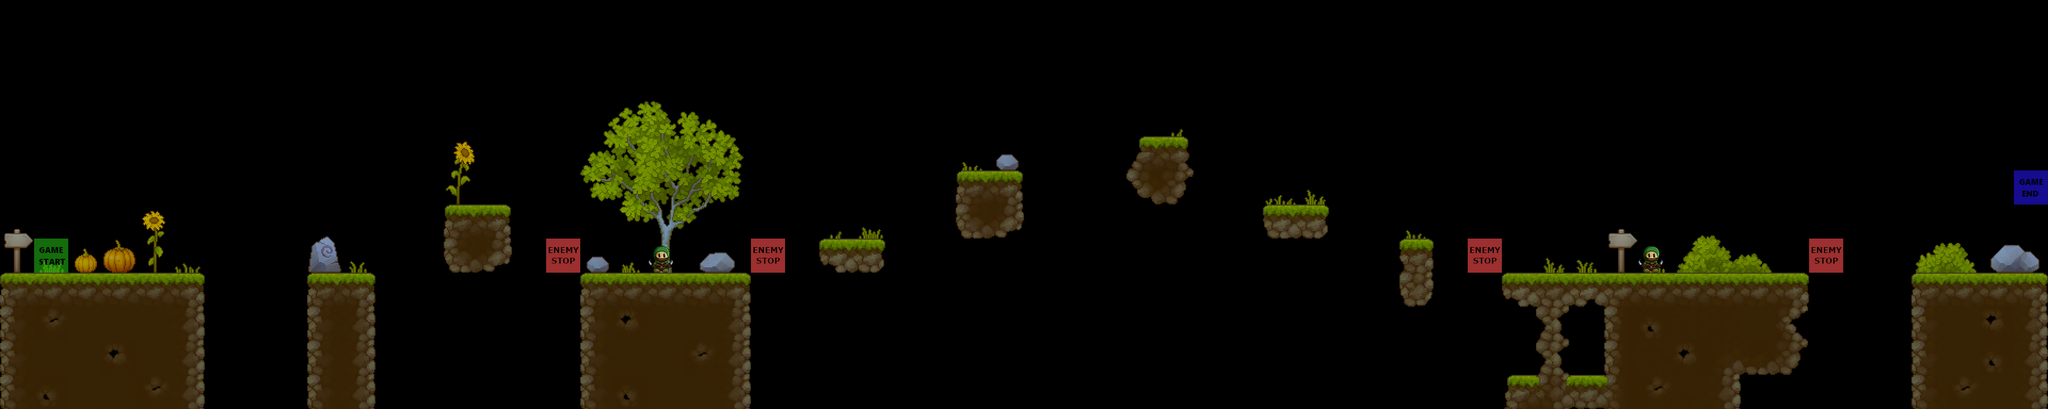

Tiled map render using the project's own tile images. Description and the map definition, with tile-layer contents summarised, below:
An orthogonal 60x12 tile map with 64x64 px tiles, 5 tile layers (decorations, terrain, enemies, constraints, ...), 4 tilesets.

<map version="1.10" tiledversion="1.10.2" orientation="orthogonal" renderorder="right-down" width="60" height="12" tilewidth="64" tileheight="64" infinite="0" nextlayerid="7" nextobjectid="1">
 <editorsettings>
  <export target="level_0..csv" format="csv" />
 </editorsettings>
 <tileset firstgid="1" source="../../graphics/tiles/ground_tilesheet.tsx" />
 <tileset firstgid="257" source="../../graphics/tiles/decorations_tileshseet.tsx" />
 <tileset firstgid="1281" source="../../graphics/tiles/player_setup/player_setup.tsx" />
 <tileset firstgid="1283" source="../../graphics/tiles/enemy_setup/enemy_setup.tsx" />
 <layer id="2" name="decorations" width="60" height="12">
  <data>[720 cells, 66 non-empty, 58 distinct tile ids]</data>
 </layer>
 <layer id="1" name="terrain" width="60" height="12">
  <data>[720 cells, 116 non-empty, 37 distinct tile ids]</data>
 </layer>
 <layer id="5" name="enemies" width="60" height="12">
  <data>[720 cells, 2 non-empty, 1 distinct tile ids]</data>
 </layer>
 <layer id="6" name="constraints" width="60" height="12">
  <data>[720 cells, 4 non-empty, 1 distinct tile ids]</data>
 </layer>
 <layer id="4" name="player" width="60" height="12">
  <data>[720 cells, 2 non-empty, 2 distinct tile ids]</data>
 </layer>
</map>